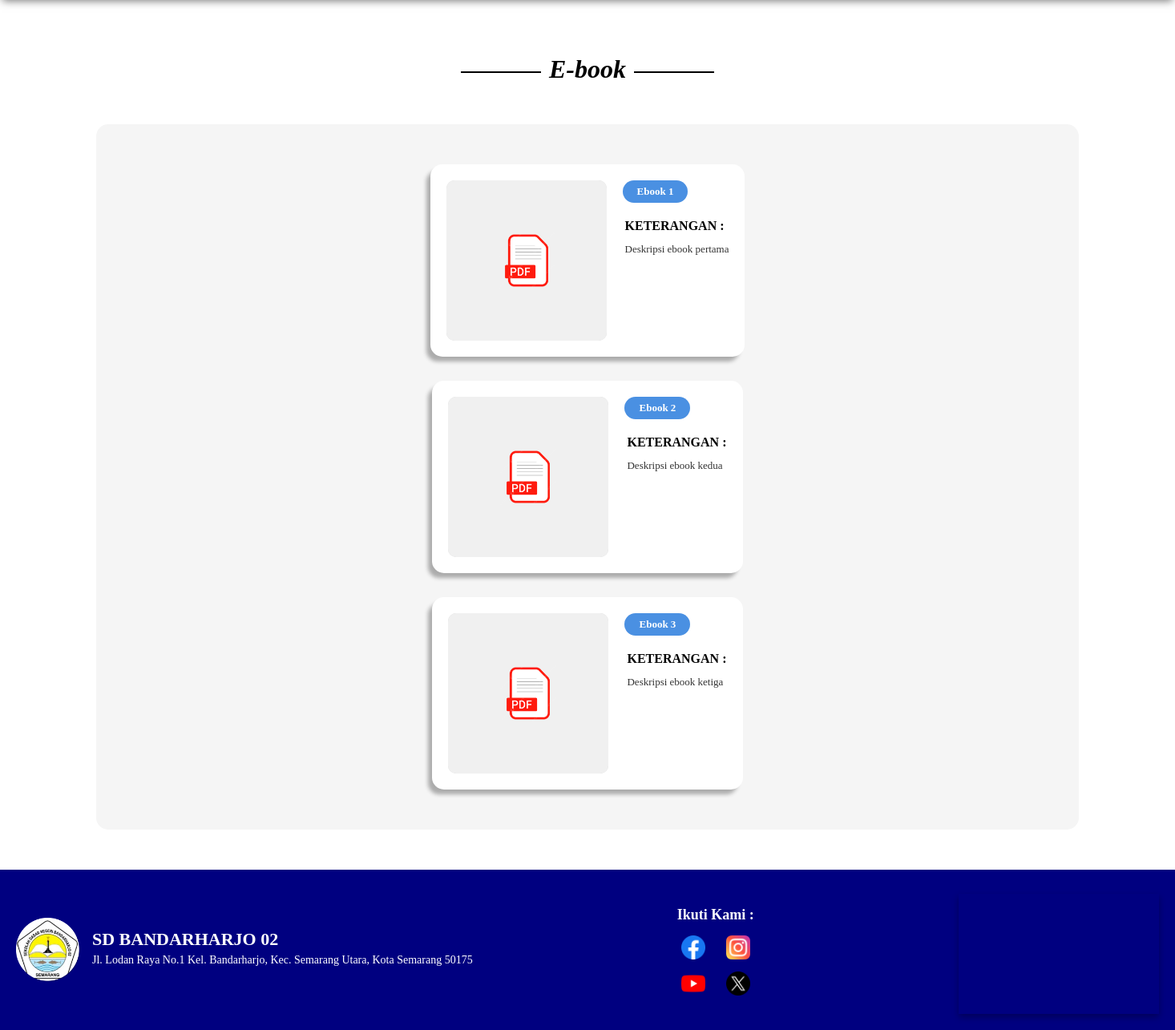
The app's page /menu/akademik/e-book/e-book.php (lower part), older data.
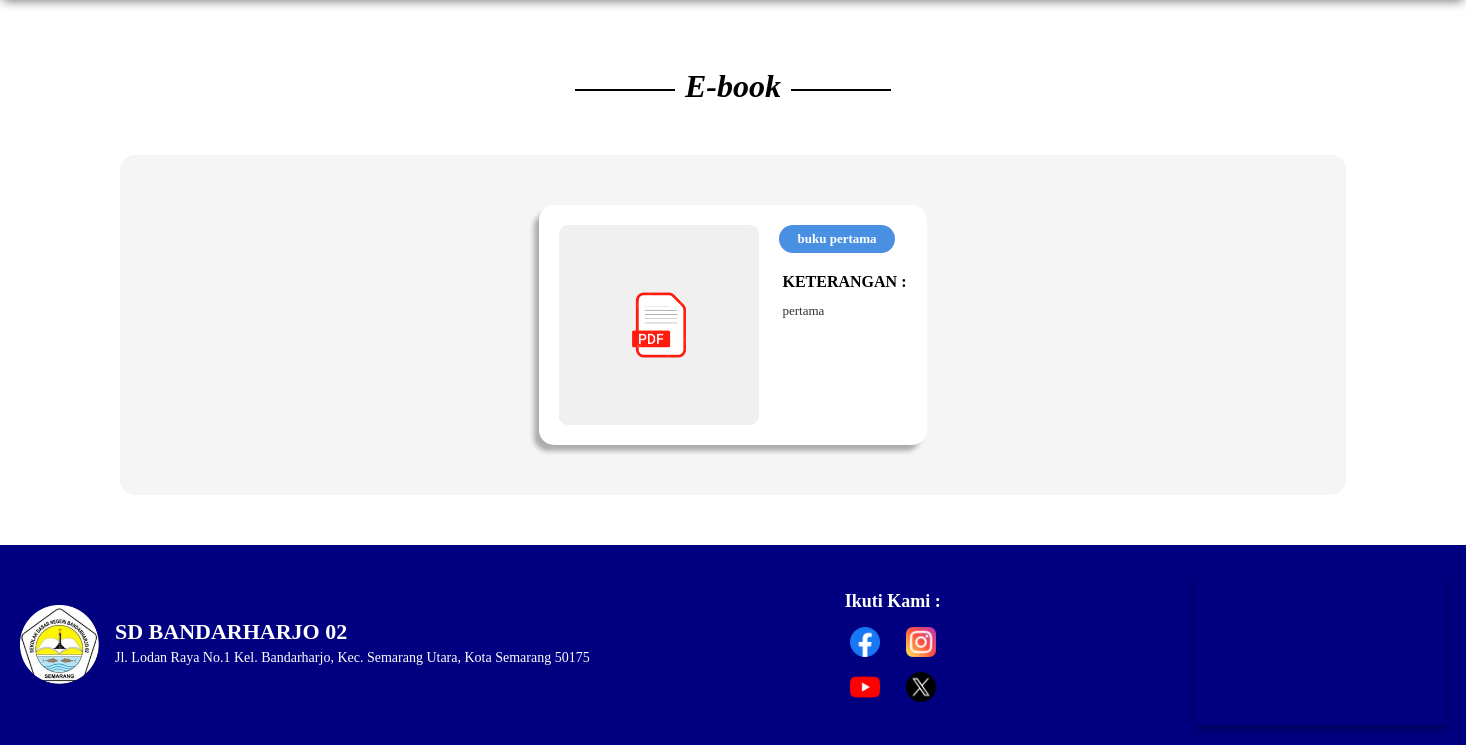
The same page, newer data.
### tables this page shows
CREATE TABLE `ebook` (
  `id` int(11) NOT NULL,
  `judul` varchar(255) NOT NULL,
  `deskripsi` text NOT NULL,
  `file` varchar(500) NOT NULL
);

### menu/akademik/e-book/e-book.php (the view, shortened to what this page needs)
<?php
include('/bandarharjo/partials/header.php');
include('/bandarharjo/koneksi.php');
$query = "SELECT * FROM ebook";
$result = $conn->query($query);
?>
<link rel="stylesheet" href="/css/e-book.css">
<body>
  <div class="container">
    <div class="title">E-book</div>
    <div class="card-container">
      <?php
      if ($result->num_rows > 0) {
        while ($row = $result->fetch_assoc()) {
          $fileUrl = "/menu/akademik/e-book/upload/" . htmlspecialchars($row['file']);
      ?>
          <div class="card" onclick="window.open('<?php echo $fileUrl; ?>', '_blank')">
            <div class="image-placeholder">
              <?php
              if (!empty($row['file'])) {
                $fileExt = strtolower(pathinfo($row['file'], PATHINFO_EXTENSION));
                $isImage = in_array($fileExt, ['jpg', 'jpeg', 'png', 'gif']);
                if ($isImage) {
              ?>
                  <img src="/menu/akademik/e-book/upload/<?php echo htmlspecialchars($row['file']); ?>"
                    alt="<?php echo htmlspecialchars($row['judul']); ?>"
                    style="width:100%; height:100%; object-fit:cover; border-radius:10px;">
              <?php
                } else {
                  $icon = '/assets/icon/file-icon.png';
                  if (in_array($fileExt, ['pdf'])) {
                    $icon = '/assets/icon/pdf-icon.png';
                  } elseif (in_array($fileExt, ['doc', 'docx'])) {
                    $icon = '/assets/icon/word-icon.png';
                  } elseif (in_array($fileExt, ['ppt', 'pptx'])) {
                    $icon = '/assets/icon/ppt-icon.png';
                  } elseif (in_array($fileExt, ['xls', 'xlsx'])) {
                    $icon = '/assets/icon/excel-icon.png';
                  }
              ?>
                  <div style="width:100%; height:100%; display:flex; align-items:center; justify-content:center; background:#f0f0f0; border-radius:10px;">
                    <img src="<?php echo $icon; ?>" alt="Dokumen" style="width:80px; height:80px;">
                  </div>
              <?php
                }
              }
              ?>
            </div>
            <div class="content">
              <div class="book-title"><?php echo htmlspecialchars($row['judul']); ?></div>
              <div class="label">KETERANGAN :</div>
              <p class="desc"><?php echo nl2br(htmlspecialchars($row['deskripsi'])); ?></p>
            </div>
          </div>
      <?php
        }
      } else {
        echo "<p>Tidak ada e-book yang tersedia.</p>";
      }
      ?>
    </div>
  </div>
</body>
<?php include('/bandarharjo/partials/footer.php'); ?>

Row changes from the older to the newer data that the page shows:
removed ebook: judul "Ebook 1", deskripsi "Deskripsi ebook pertama"
removed ebook: judul "Ebook 2", deskripsi "Deskripsi ebook kedua"
removed ebook: judul "Ebook 3", deskripsi "Deskripsi ebook ketiga"
added ebook: judul "buku pertama", deskripsi "pertama"
